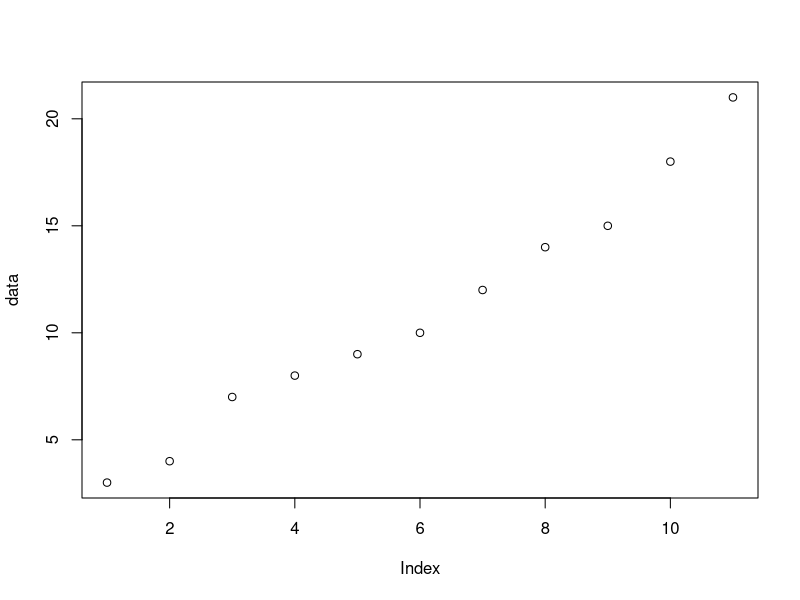
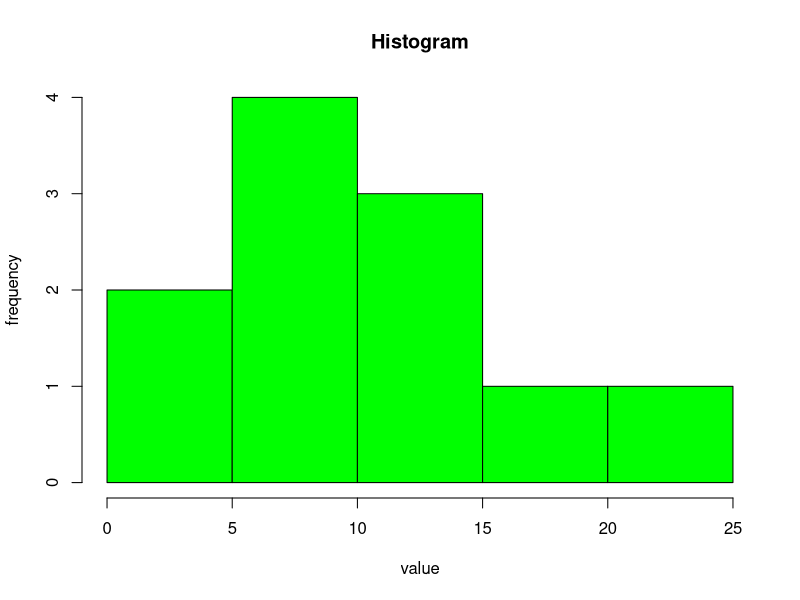
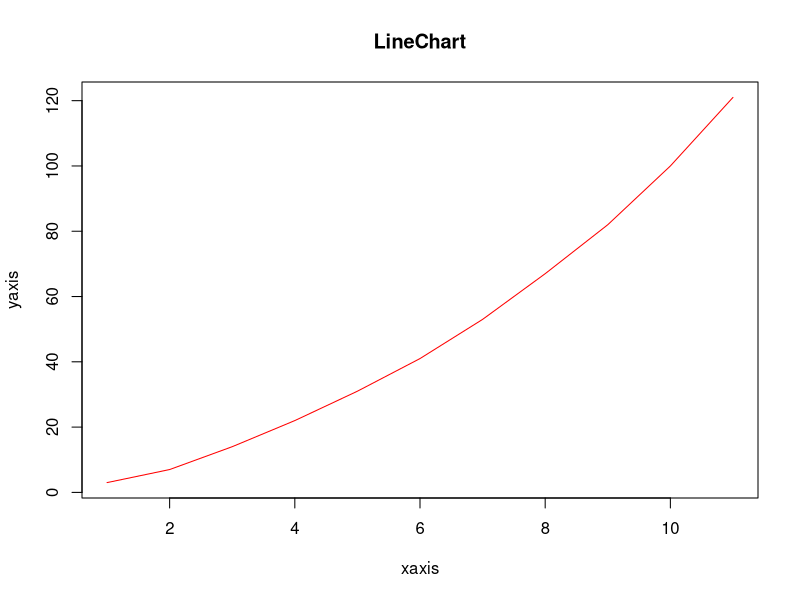
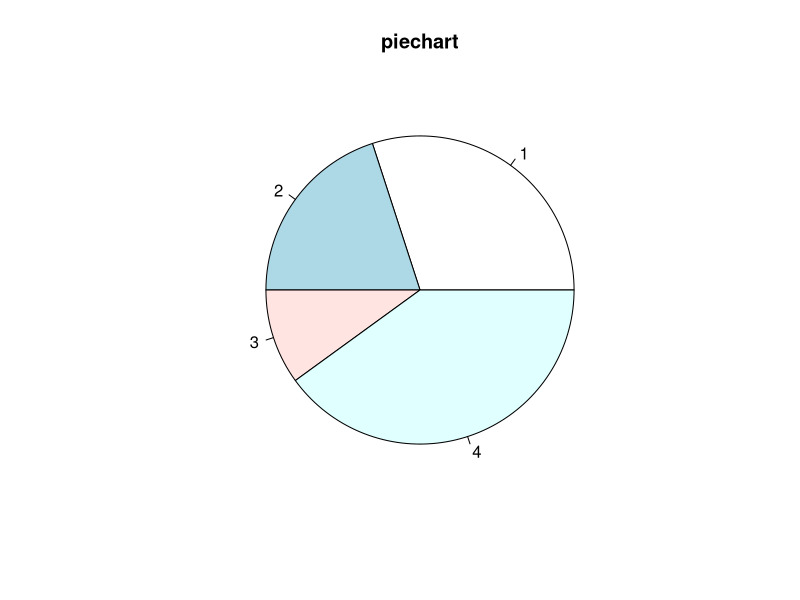
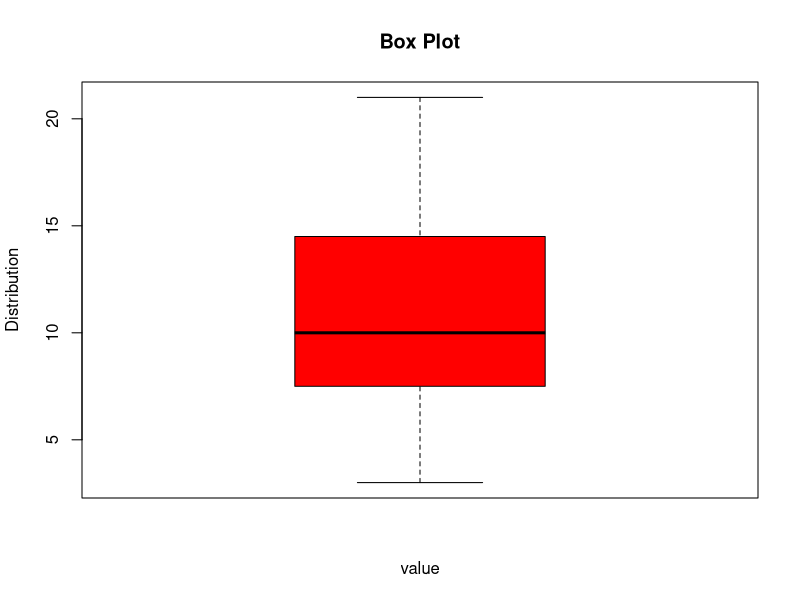
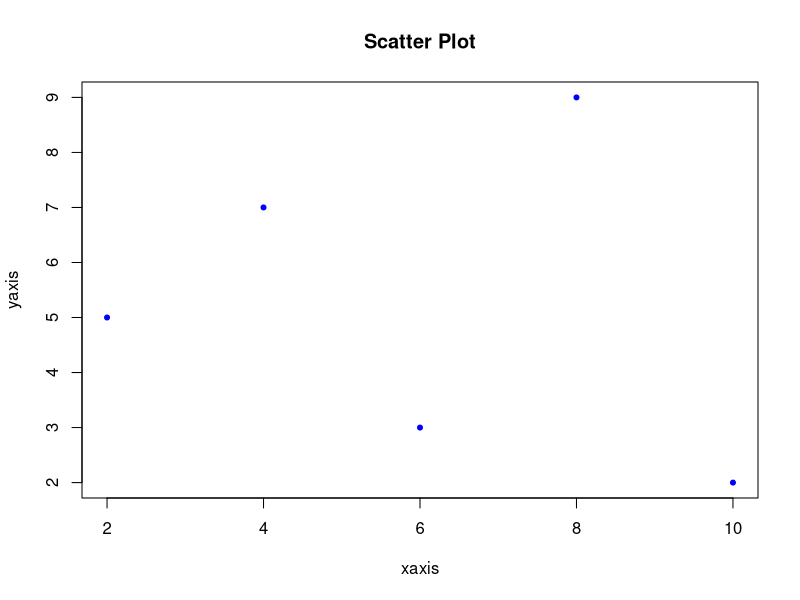

Generate these figures, in order, with R:
data=c(3,4,7,8,9,10,12,14,15,18,21)

#plot
plot(data)

#Histogram
hist(data,breaks=5,main="Histogram",xlab="value",ylab="frequency",col="green")

#Linechart
x=1:length(data)
Line_data=cumsum(data)
plot(x,Line_data,type="l",col="red",main="LineChart",xlab="xaxis",ylab="yaxis")

#PieChart
slices=c(30,20,10,40)
pie(slices,main="piechart")

#Box plot
boxplot(data,main="Box Plot",xlab="value",ylab="Distribution",col="Red")

#Scatter Plot
x1=c(2,4,6,8,10)
y1=c(5,7,3,9,2)
plot(x1,y1,type="p",pch=20,col="blue",main="Scatter Plot",xlab="xaxis",ylab="yaxis")
